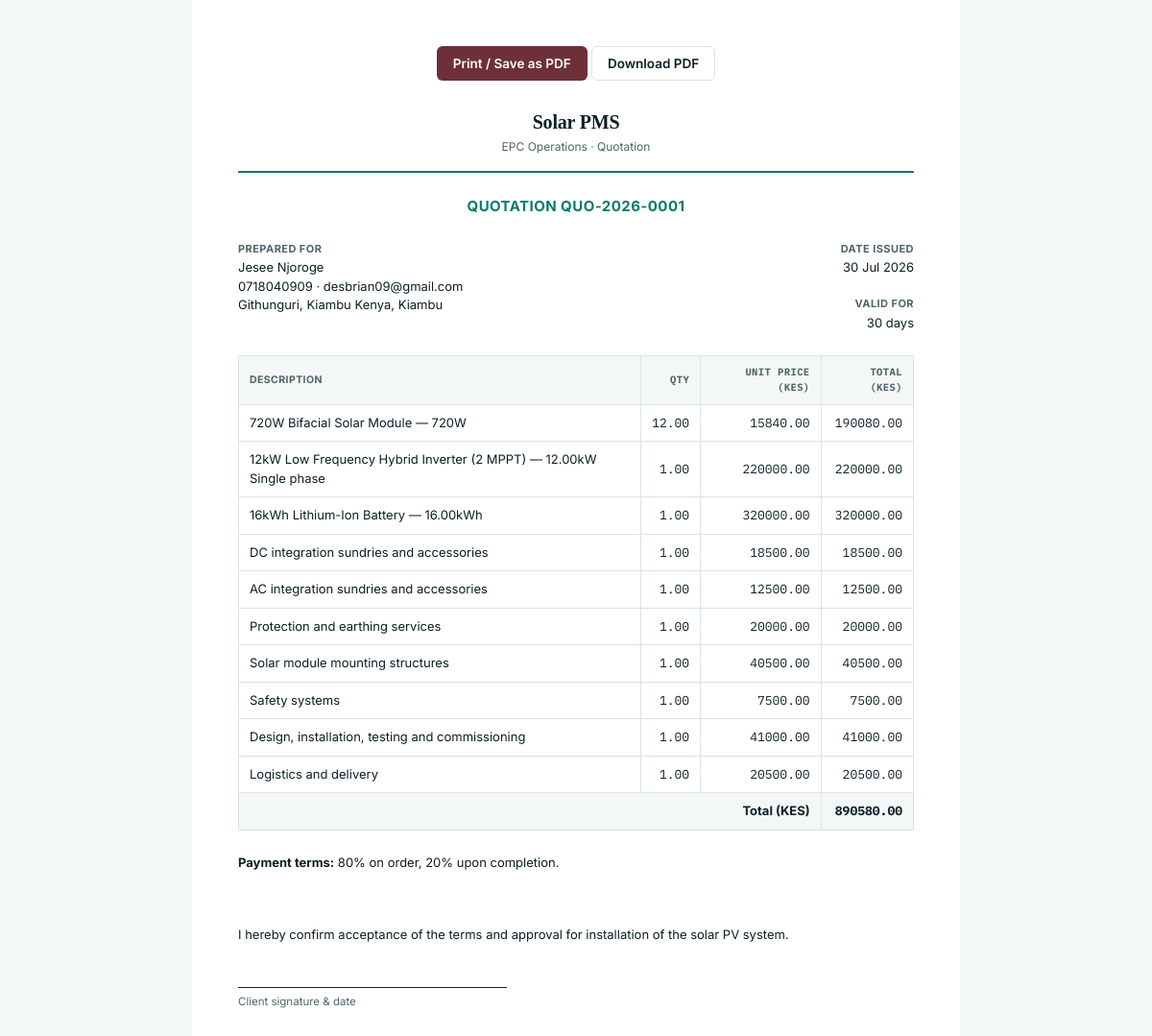
Screenshot of /clients/CUS-2026-0001/quotation/print/ (signed in) with the database file from the repository.
### project/models.py (models this page shows, shortened)
class Quotation(models.Model):
    class Status(models.TextChoices):
        DRAFT = "draft", "Draft"
        SENT = "sent", "Sent to client"
        APPROVED = "approved", "Approved"
        REJECTED = "rejected", "Rejected"
    ID_PREFIX = "QUO"
    quotation_id = models.CharField(max_length=20, unique=True, editable=False)
    project = models.OneToOneField(Project, on_delete=models.CASCADE, related_name="quotation")
    status = models.CharField(max_length=20, choices=Status.choices, default=Status.DRAFT)
    payment_terms = models.CharField(
        max_length=255, blank=True,
        default="80% on order, 20% upon completion.",
    )
    validity_days = models.PositiveIntegerField(default=30)
    notes = models.TextField(
        blank=True,
        help_text="Exclusions, assumptions, or anything else the client should know.",
    )
    prepared_by = models.ForeignKey(
        settings.AUTH_USER_MODEL,
        on_delete=models.SET_NULL,
        null=True,
        blank=True,
        related_name="quotations_prepared",
    )
    created_at = models.DateTimeField(default=timezone.now)
    sent_at = models.DateTimeField(null=True, blank=True)
    approved_at = models.DateTimeField(null=True, blank=True)
    rejected_at = models.DateTimeField(null=True, blank=True)
    class Meta:
        ordering = ["-created_at"]
    @property
    def subtotal_kes(self):
        return sum((item.line_total for item in self.line_items.all()), 0)

class Customer(models.Model):
    class CustomerType(models.TextChoices):
        RESIDENTIAL = "residential", "Residential"
        COMMERCIAL = "commercial", "Commercial"
        INDUSTRIAL = "industrial", "Industrial"
    ID_PREFIX = "CUS"
    customer_id = models.CharField(max_length=20, unique=True, editable=False)
    full_name = models.CharField("Customer name", max_length=150)
    phone_number = models.CharField(max_length=20)
    email = models.EmailField(blank=True)
    national_id = models.CharField(
        "National ID / company registration number", max_length=50, blank=True
    )
    customer_type = models.CharField(
        max_length=20, choices=CustomerType.choices, default=CustomerType.RESIDENTIAL
    )
    county = models.CharField(max_length=100)
    address = models.CharField("Physical address", max_length=255, blank=True)
    gps_latitude = models.DecimalField(max_digits=9, decimal_places=6, null=True, blank=True)
    gps_longitude = models.DecimalField(max_digits=9, decimal_places=6, null=True, blank=True)
    referral_source = models.CharField(max_length=150, blank=True)
    assigned_rep = models.ForeignKey(
        settings.AUTH_USER_MODEL,
        on_delete=models.SET_NULL,
        null=True,
        blank=True,
        related_name="assigned_customers",
        help_text="Sales representative who owns this customer relationship.",
    )
    registered_by = models.ForeignKey(
        settings.AUTH_USER_MODEL,
        on_delete=models.SET_NULL,
        null=True,
        blank=True,
        related_name="registered_customers",
    )
    created_at = models.DateTimeField(default=timezone.now)
    class Meta:
        ordering = ["-created_at"]

class QuotationLineItem(models.Model):
    class Category(models.TextChoices):
        EQUIPMENT = "equipment", "Equipment"
        BOS = "bos", "Balance of system"
        SERVICES = "services", "Services"
        OTHER = "other", "Other"
    quotation = models.ForeignKey(Quotation, on_delete=models.CASCADE, related_name="line_items")
    category = models.CharField(max_length=20, choices=Category.choices, default=Category.EQUIPMENT)
    description = models.CharField(max_length=255)
    quantity = models.DecimalField(max_digits=10, decimal_places=2, default=1)
    unit_price_kes = models.DecimalField(max_digits=12, decimal_places=2, default=0)
    sort_order = models.PositiveIntegerField(default=0)
    class Meta:
        ordering = ["sort_order", "id"]
    @property
    def line_total(self):
        return (self.quantity or 0) * (self.unit_price_kes or 0)

### project/views.py (the view)
# urls.py: path("clients/<str:customer_id>/quotation/print/", views.quotation_print, name="quotation_print"),
@login_required
def quotation_print(request, customer_id):
    customer, denied = _get_customer_for_user(request, customer_id)
    if denied:
        return denied
    project = customer.projects.order_by("-created_at").first()
    quotation = get_object_or_404(Quotation, project=project)
    return render(
        request,
        "project/quotation_print.html",
        {
            "customer": customer,
            "project": project,
            "quotation": quotation,
            "line_items": quotation.line_items.all(),
        },
    )

### project/models.py (called while the page is built)
    @property
    def is_site_engineer(self):
        return self.role == self.Role.SITE_ENGINEER

    @property
    def is_admin_role(self):
        return self.role == self.Role.ADMIN

### project/sidebar_context.py (called while the page is built)
def _pipeline(projects, active_status):
    raw = {row["status"]: row["n"] for row in projects.values("status").annotate(n=Count("id"))}
    biggest = max([raw.get(s, 0) for s, _ in PIPELINE_LABELS] + [1])
    return [
        {
            "key": status.value,
            "label": label,
            "count": raw.get(status, 0),
            "pct": round(raw.get(status, 0) / biggest * 100),
            "active": active_status == status.value,
        }
        for status, label in PIPELINE_LABELS
    ]

### project/views.py (called while the page is built)
def _get_customer_for_user(request, customer_id):
    customer = get_object_or_404(Customer, customer_id=customer_id)
    if request.user.is_site_engineer and customer.assigned_rep_id != request.user.id:
        messages.error(request, "That client isn't assigned to you.")
        return customer, redirect("client_list")
    return customer, None

### project/templates/project/quotation_print.html (shortened to what this page needs)
{% load static %}<!DOCTYPE html>
<html lang="en">
<head>
<link rel="stylesheet" href="{% static 'project/css/base.css' %}">
</head>
<body>
    <div class="print-actions">
        <button onclick="window.print()" class="btn btn-accent">Print / Save as PDF</button>
        <a href="{% url 'quotation_download' customer.customer_id %}" class="btn btn-ghost">Download PDF</a>
    </div>
    <div class="doc-header">
        <h1>Solar PMS</h1>
        <div class="tag">EPC Operations &middot; Quotation</div>
    </div>
    <div class="doc-title">Quotation {{ quotation.quotation_id }}</div>
    <div class="doc-meta">
        <div>
            <strong>Prepared for</strong>
            {{ customer.full_name }}<br>
            {{ customer.phone_number }}{% if customer.email %} &middot; {{ customer.email }}{% endif %}<br>
            {% if customer.address %}{{ customer.address }}, {% endif %}{{ customer.county }}
        </div>
        <div style="text-align:right;">
            <strong>Date issued</strong>
            {{ quotation.created_at|date:"d M Y" }}<br><br>
            <strong>Valid for</strong>
            {{ quotation.validity_days }} days
        </div>
    </div>
    <table class="quote-table">
        <thead>
            <tr><th>Description</th><th class="num">Qty</th><th class="num">Unit price (KES)</th><th class="num">Total (KES)</th></tr>
        </thead>
        <tbody>
            {% for item in line_items %}
            <tr>
                <td>{{ item.description }}</td>
                <td class="num">{{ item.quantity }}</td>
                <td class="num">{{ item.unit_price_kes|floatformat:2 }}</td>
                <td class="num">{{ item.line_total|floatformat:2 }}</td>
            </tr>
            {% endfor %}
            <tr class="total-row">
                <td colspan="3" style="text-align:right;">Total (KES)</td>
                <td class="num">{{ quotation.subtotal_kes|floatformat:2 }}</td>
            </tr>
        </tbody>
    </table>
    {% if quotation.payment_terms %}
    <p style="font-size:13px;"><strong>Payment terms:</strong> {{ quotation.payment_terms }}</p>
    {% endif %}
    <div class="sign-block">
        <p>I hereby confirm acceptance of the terms and approval for installation of the solar PV system.</p>
        <div class="sign-line">Client signature &amp; date</div>
    </div>
</body>
</html>

### project/static/css/base.css (style rules this page uses)
:root { --teal: #0A7A68; --teal-dark: #08594D; --teal-tint: #DDF0EC; --maroon: #6D3038; --maroon-tint: #F5E6E8; --bg: #F3F7F6; --surface: #FFFFFF; --ink: #0B2027; --muted: #4E6469; --line: #D9E4E1; --sidebar-bg: #0B2F2C; --sidebar-bg-raised: #15413D; --sidebar-ink: #E6F1EF; --sidebar-ink-dim: #9FBFBA; --sidebar-line: #1E4A45; --sidebar-accent: #3CCFB2; --accent: var(--teal); --accent-ink: #FFFFFF; --accent-dim: var(--teal-dark); --success: #0B6B4D; --success-bg: #E3F3EC; --danger: #B42318; --danger-bg: #FDECEA; --info: var(--maroon); --info-bg: var(--maroon-tint); --sun: #D9A441; --sun-dim: rgba(217, 164, 65, 0.16); --radius: 10px; --radius-sm: 6px; --font-display: "Playfair Display", Georgia, "Times New Roman", serif; --font-body: "Inter", -apple-system, BlinkMacSystemFont, sans-serif; --font-mono: "IBM Plex Mono", ui-monospace, monospace; }
* { box-sizing: border-box; }
html, body { margin: 0; padding: 0; background: var(--bg); color: var(--ink); font-family: var(--font-body); font-size: 15px; line-height: 1.5; -webkit-font-smoothing: antialiased; }
h1, h2, h3, h4 { font-family: var(--font-display); font-weight: 600; letter-spacing: -0.01em; margin: 0 0 4px; }
h1 { font-size: 26px; }
a { color: inherit; }
.btn { display: inline-flex; align-items: center; gap: 6px; font-family: var(--font-body); font-size: 13.5px; font-weight: 600; padding: 9px 16px; border-radius: var(--radius-sm); border: 1px solid transparent; cursor: pointer; text-decoration: none; line-height: 1.2; }
.btn-accent { background: var(--maroon); color: #fff; }
.btn-ghost { background: transparent; color: var(--ink); border-color: var(--line); }

### project/templates/project/quotation_print.html (style rules this page uses)
body { background:#fff; padding:48px; max-width:800px; margin:0 auto; }
.print-actions { text-align:center; margin-bottom:28px; }
.doc-header { text-align:center; border-bottom:2px solid var(--accent); padding-bottom:16px; margin-bottom:24px; }
.doc-header h1 { font-size:20px; margin-bottom:2px; }
.doc-header .tag { font-size:12px; color:var(--muted); }
.doc-title { text-align:center; font-size:15px; font-weight:700; text-transform:uppercase; letter-spacing:.03em; margin:24px 0; color:var(--accent); }
.doc-meta { display:flex; justify-content:space-between; gap:24px; font-size:13px; margin-bottom:24px; }
.doc-meta strong { color:var(--ink); display:block; font-size:11px; text-transform:uppercase; letter-spacing:.04em; margin-bottom:2px; color:var(--muted); }
table.quote-table { width:100%; border-collapse:collapse; margin:16px 0 24px; font-size:13px; }
table.quote-table th, table.quote-table td { border:1px solid var(--line); padding:9px 11px; text-align:left; }
table.quote-table th { background:var(--bg); text-transform:uppercase; font-size:10.5px; letter-spacing:.04em; color:var(--muted); }
table.quote-table td.num, table.quote-table th.num { text-align:right; font-family:var(--font-mono); }
.total-row td { font-weight:700; background:var(--bg); }
.sign-block { margin-top:56px; }
.sign-block p { font-size:13px; }
.sign-line { border-top:1px solid var(--ink); width:280px; margin-top:44px; padding-top:6px; font-size:11.5px; color:var(--muted); }

### rows the page displays
Quotation: quotation_id "QUO-2026-0001", created_at "30 Jul 2026", validity_days "30", subtotal_kes "890580.00", payment_terms "80% on order, 20% upon completion."
Customer: full_name "Jesee Njoroge", phone_number "0718040909", email "desbrian09@gmail.com", address "Githunguri, Kiambu Kenya", county "Kiambu"
QuotationLineItem: description "720W Bifacial Solar Module — 720W", quantity "12.00", unit_price_kes "15840.00", line_total "190080.00"
QuotationLineItem: description "12kW Low Frequency Hybrid Inverter (2 MPPT) — 12.00kW Single phase", quantity "1.00", unit_price_kes "220000.00", line_total "220000.00"
QuotationLineItem: description "16kWh Lithium-Ion Battery — 16.00kWh", quantity "1.00", unit_price_kes "320000.00", line_total "320000.00"
QuotationLineItem: description "DC integration sundries and accessories", quantity "1.00", unit_price_kes "18500.00", line_total "18500.00"
QuotationLineItem: description "AC integration sundries and accessories", quantity "1.00", unit_price_kes "12500.00", line_total "12500.00"
QuotationLineItem: description "Protection and earthing services", quantity "1.00", unit_price_kes "20000.00", line_total "20000.00"
QuotationLineItem: description "Solar module mounting structures", quantity "1.00", unit_price_kes "40500.00", line_total "40500.00"
QuotationLineItem: description "Safety systems", quantity "1.00", unit_price_kes "7500.00", line_total "7500.00"
QuotationLineItem: description "Design, installation, testing and commissioning", quantity "1.00", unit_price_kes "41000.00", line_total "41000.00"
QuotationLineItem: description "Logistics and delivery", quantity "1.00", unit_price_kes "20500.00", line_total "20500.00"
